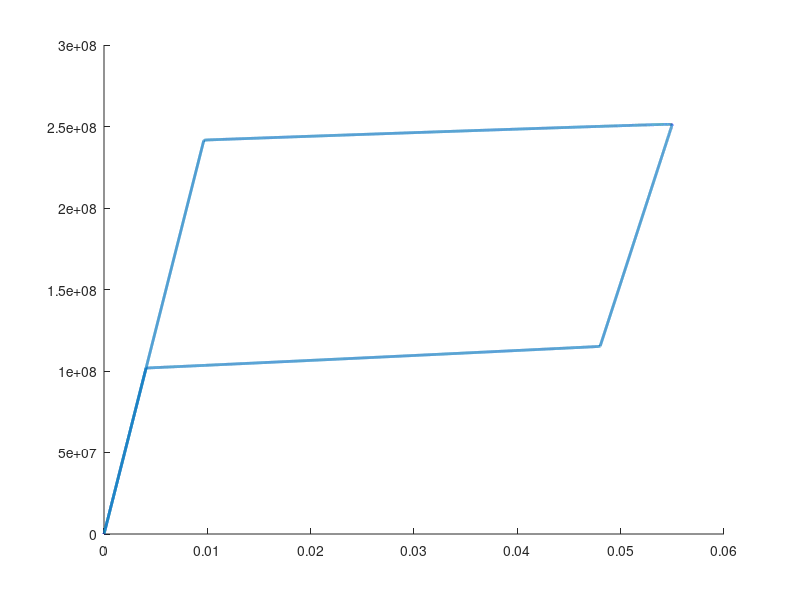

MATLAB code for this plot:
% ============ Strain driven cyclic loading ================= %
%  by Mingzhao Zhuo Jan 2020, @TU Delft
%  copyright reserved
% =========================================================== %

clear;

% -------------------------------------------------------------
% material parameters
% -------------------------------------------------------------
Ea = 25e9;   % young's modulus
Em = 19.4e9; % unit Pa

k = 6.8e6; 
SNL = 0.043; % transformation strain
ds0 = k * SNL; % unit Pa/K

% transformation temperature 
Mf = 261; Ms = 262.5; As = 281; Af = 283;
du0 = (Ms + Mf + As + Af) / 4 * ds0;
w = (Ms - Mf + Af - As) / 4 * ds0;
c = 3.2e6; % heat capacity (Pa/K)
alpha = 11e-6; % expansion coefficient (/K)

% -------------------------------------------------------------
% manipulating parameter \lambda
% ratio of two time scale
% -------------------------------------------------------------
mu = 1.0e3; 

% -------------------------------------------------------------
% preallocate time vector
% -------------------------------------------------------------
% number of cycles
N = 1; 

dt = 0.0001;
t = 0 : dt : 2 * N;

% -------------------------------------------------------------
% prescribe the applied strain 
% -------------------------------------------------------------
% maximum strain
SN0 = 0.055; 
SN = SN0 / 2 * (1 - cos(pi * t));

% -------------------------------------------------------------
% preallocate other variables 
% -------------------------------------------------------------
len = length(SN);

% xi is the martensite phase fraction
xi = zeros(1, len); 
ximin = xi(1); ximax = xi(1);

% T0 is the initial temperature of the sample
T0 = 298; 
T = ones(1, len) * T0;

% SS is stress
SS = zeros(1, len); 

% beta is the controllable driving force
beta = ones(1, 1) * (SS(1) * SNL - T(1) * ds0); 

% -------------------------------------------------------------
% Cycling
% -------------------------------------------------------------
for i = 1:length(SN) - 1

    % Assume elastic deformation

    xi(i + 1) = xi(i);

    T(i + 1) = (-alpha / c * T(i) / (xi(i + 1) / Em + (1 - xi(i + 1)) / Ea) * (SN(i + 1) - SN(i)) - mu * (T(i) - T0) * dt) ...
        / (1 - alpha^2 / c * T(i) / (xi(i + 1) / Em + (1 - xi(i + 1)) / Ea)) + T(i);

    SS(i + 1) = (SN(i + 1) - xi(i + 1) * SNL - alpha * (T(i + 1) - T0)) / (xi(i + 1) / Em + (1 - xi(i + 1)) / Ea);

    beta(i + 1) = SS(i + 1) * SNL - T(i + 1) * ds0;

    %%  Judge if phase transition
    if beta(i + 1) > beta(i)

        if beta(i + 1) >= ximin * (Ms - Mf) * ds0 - Ms * ds0 && beta(i) <- Mf * ds0

            while 1 
                xirecord = xi(i + 1); 
                SSrecord = SS(i + 1);

                % Note that xi(i+1) must be placed before SS(i+1) otherwise divergency happens
                xi(i + 1) = (SN(i + 1) - SS(i + 1) * (xi(i + 1) / Em + (1 - xi(i + 1)) / Ea) - alpha * (T(i + 1) - T0)) / SNL;

                SS(i + 1) = (xi(i + 1) * (Ms - Mf) * ds0 - (Ms - T(i + 1)) * ds0) / SNL;

                T(i + 1) = -alpha / c * T(i) * (SS(i + 1) - SS(i)) + (SS(i + 1) * SNL + du0 - w * (2 * xi(i + 1) - 1)) / c * (xi(i + 1) - xi(i)) - mu * (T(i) - T0) * dt + T(i);

                if abs(xirecord - xi(i + 1)) < 1e-10 && abs((SSrecord - SS(i + 1)) / SS(i + 1)) < 1e-10
                    break
                end

            end

            beta(i + 1) = SS(i + 1) * SNL - T(i + 1) * ds0;
            ximax = xi(i + 1);
        end

    else

        if beta(i) >- Af * ds0 && beta(i + 1) <= ximax * (Af - As) * ds0 - Af * ds0

            while 1 
                xirecord = xi(i + 1); SSrecord = SS(i + 1);

                xi(i + 1) = (SN(i + 1) - SS(i + 1) * (xi(i + 1) / Em + (1 - xi(i + 1)) / Ea) - alpha * (T(i + 1) - T0)) / SNL;

                SS(i + 1) = (xi(i + 1) * (Af - As) * ds0 - (Af - T(i + 1)) * ds0) / SNL;

                T(i + 1) = -alpha / c * T(i) * (SS(i + 1) - SS(i)) + (SS(i + 1) * SNL + du0 - w * (2 * xi(i + 1) - 1)) / c * (xi(i + 1) - xi(i)) - mu * (T(i) - T0) * dt + T(i);

                if abs(xirecord - xi(i + 1)) < 1e-10 && abs((SSrecord - SS(i + 1)) / SS(i + 1)) < 1e-10
                    break
                end

            end

            beta(i + 1) = SS(i + 1) * SNL - T(i + 1) * ds0;
            ximin = xi(i + 1);
        end

    end

end

% -------------------------------------------------------------
% plot
% -------------------------------------------------------------
%%
figure
hold on
plot(SN, SS, '-', 'LineWidth', 2)